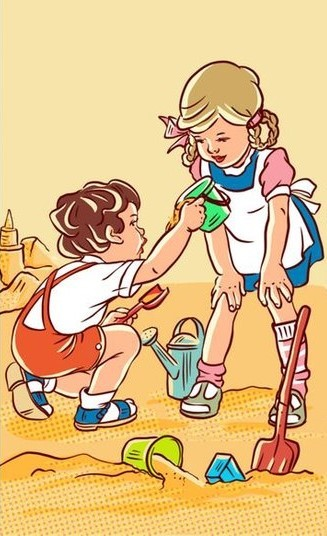
#> input picture TugasPCD4/gambar1.jpg, 327 x 536 px
$ python 'F55121037_FilterUnsharpMasking&FilterLaplacianDomainFrekuensi&SelectiveFiltering.py'
#> lines starting #> are read from the running program, lines starting #| are printed output that depends on the picture
import cv2
import numpy as np
from matplotlib import pyplot as plt

img = cv2.imread('gambar1.jpg',0)
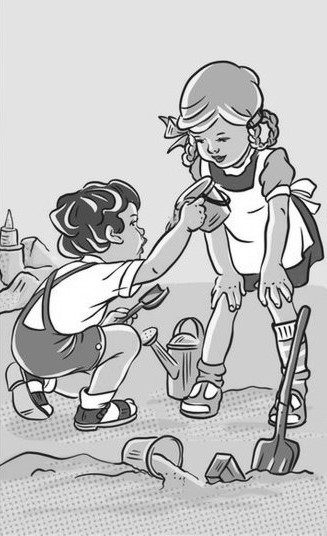
#> img: shape (536, 327); min 3, max 255, mean 192.2
rows, cols = img.shape
#> rows = 536; cols = 327

blur = cv2.GaussianBlur(img, (5,5), 0)
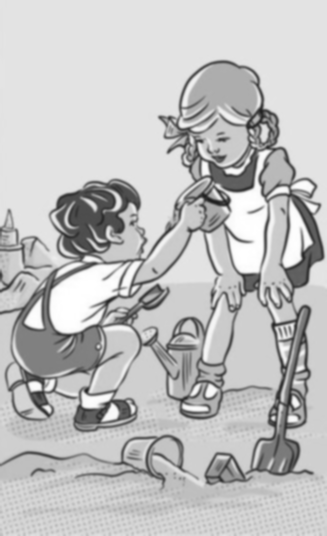
#> blur: shape (536, 327); min 31, max 255, mean 192.2
unsharp_mask = cv2.addWeighted(img, 1.5, blur, -0.5, 0)
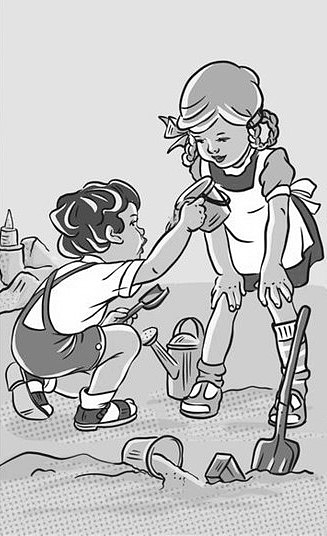
#> unsharp_mask: shape (536, 327); min 0, max 255, mean 192.2

f = np.fft.fft2(img)
fshift = np.fft.fftshift(f)
laplacian_filter = np.zeros((rows, cols), np.float32)
laplacian_filter[int(rows/2)-1:int(rows/2)+2, int(cols/2)-1:int(cols/2)+2] = np.array([[0,-1,0],[-1,4,-1],[0,-1,0]])
laplacian_freq = fshift * laplacian_filter
laplacian_img = np.real(np.fft.ifft2(np.fft.ifftshift(laplacian_freq)))
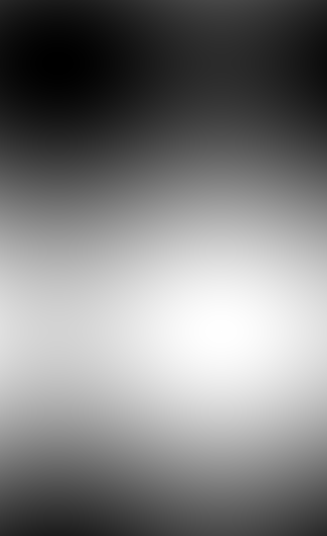
#> laplacian_img: shape (536, 327) float64; min 741.8, max 796, mean 768.9; drawn with min black and max white

gaussian_filter = np.zeros((rows, cols), np.float32)
for i in range(rows):
    for j in range(cols):
        gaussian_filter[i, j] = np.exp(-((i - rows/2)**2 + (j - cols/2)**2) / (2 * 50**2))
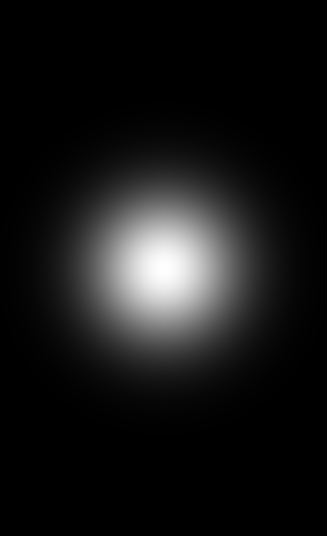
#> gaussian_filter: shape (536, 327) float32; min 2.75e-09, max 1, mean 0.0895
selective_filtered_img = gaussian_filter * img + (1 - gaussian_filter) * unsharp_mask
selective_filtered_mask = gaussian_filter * unsharp_mask + (1 - gaussian_filter) * img

plt.subplot(2,3,1),plt.imshow(img, cmap = 'gray')
plt.title('Original Image'), plt.xticks([]), plt.yticks([])
plt.subplot(2,3,2),plt.imshow(unsharp_mask, cmap = 'gray')
plt.title('Unsharp Masking Filter'), plt.xticks([]), plt.yticks([])
plt.subplot(2,3,3),plt.imshow(laplacian_img, cmap = 'gray')
plt.title('Laplacian Domain Frequency Filter'), plt.xticks([]), plt.yticks([])
plt.subplot(2,3,5),plt.imshow(selective_filtered_img, cmap = 'gray')
plt.title('Selective Filtering (Original Image)'), plt.xticks([]), plt.yticks([])
plt.subplot(2,3,6),plt.imshow(selective_filtered_mask, cmap = 'gray')
plt.title('Selective Filtering (Unsharp Mask)'), plt.xticks([]), plt.yticks([])
plt.show()
